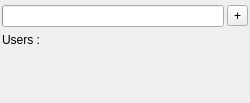
<?xml version="1.0" encoding="UTF-8"?>
<ui version="4.0">
 <class>QQBoardInfo</class>
 <widget class="QWidget" name="QQBoardInfo">
  <property name="geometry">
   <rect>
    <x>0</x>
    <y>0</y>
    <width>250</width>
    <height>103</height>
   </rect>
  </property>
  <property name="sizePolicy">
   <sizepolicy hsizetype="Expanding" vsizetype="Minimum">
    <horstretch>0</horstretch>
    <verstretch>0</verstretch>
   </sizepolicy>
  </property>
  <property name="windowTitle">
   <string>Form</string>
  </property>
  <layout class="QVBoxLayout" name="verticalLayout_2">
   <property name="spacing">
    <number>1</number>
   </property>
   <property name="margin">
    <number>1</number>
   </property>
   <item>
    <widget class="QWidget" name="headWidget" native="true">
     <layout class="QHBoxLayout" name="horizontalLayout">
      <property name="spacing">
       <number>3</number>
      </property>
      <property name="margin">
       <number>1</number>
      </property>
      <item>
       <widget class="QProgressBar" name="refreshPB">
        <property name="value">
         <number>0</number>
        </property>
        <property name="format">
         <string/>
        </property>
       </widget>
      </item>
      <item>
       <widget class="QToolButton" name="showBtn">
        <property name="text">
         <string>+</string>
        </property>
       </widget>
      </item>
     </layout>
    </widget>
   </item>
   <item>
    <widget class="QWidget" name="bodyWidget" native="true">
     <property name="sizePolicy">
      <sizepolicy hsizetype="Expanding" vsizetype="Minimum">
       <horstretch>0</horstretch>
       <verstretch>0</verstretch>
      </sizepolicy>
     </property>
     <layout class="QHBoxLayout" name="horizontalLayout_2">
      <property name="spacing">
       <number>3</number>
      </property>
      <property name="margin">
       <number>1</number>
      </property>
      <item alignment="Qt::AlignLeft|Qt::AlignTop">
       <widget class="QLabel" name="labelUsers">
        <property name="sizePolicy">
         <sizepolicy hsizetype="Preferred" vsizetype="Preferred">
          <horstretch>0</horstretch>
          <verstretch>0</verstretch>
         </sizepolicy>
        </property>
        <property name="text">
         <string>&lt;html&gt;&lt;head/&gt;&lt;body&gt;&lt;p&gt;Users :&lt;/p&gt;&lt;/body&gt;&lt;/html&gt;</string>
        </property>
        <property name="wordWrap">
         <bool>true</bool>
        </property>
       </widget>
      </item>
      <item>
       <widget class="QScrollArea" name="usrDspSA">
        <property name="sizePolicy">
         <sizepolicy hsizetype="Expanding" vsizetype="Minimum">
          <horstretch>0</horstretch>
          <verstretch>0</verstretch>
         </sizepolicy>
        </property>
        <property name="baseSize">
         <size>
          <width>0</width>
          <height>0</height>
         </size>
        </property>
        <property name="frameShape">
         <enum>QFrame::NoFrame</enum>
        </property>
        <property name="widgetResizable">
         <bool>true</bool>
        </property>
        <widget class="QWidget" name="scrollAreaWidgetContents">
         <property name="geometry">
          <rect>
           <x>0</x>
           <y>0</y>
           <width>207</width>
           <height>72</height>
          </rect>
         </property>
        </widget>
       </widget>
      </item>
     </layout>
    </widget>
   </item>
  </layout>
 </widget>
 <resources/>
 <connections/>
</ui>
